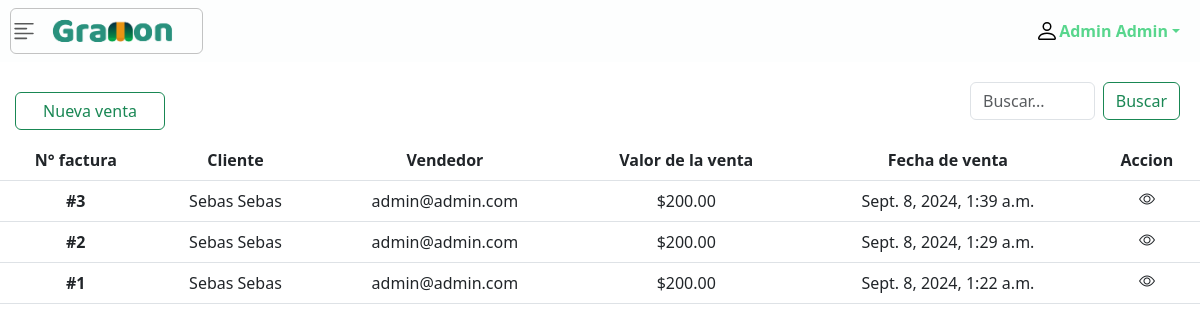
Before: /history_sales/ (signed in) with the older database file.
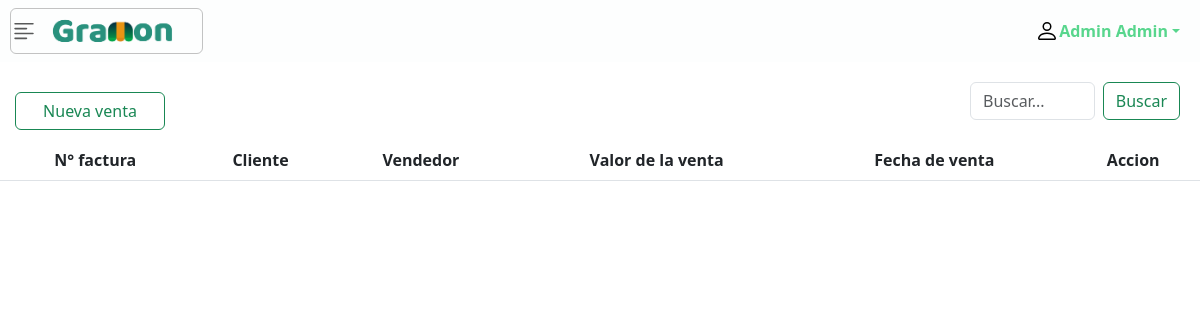
After: the same page with the newer database file.
### apps/adminusers_app/models.py (models this page shows, shortened)
class User(AbstractUser):
    GENDER_CHOICES = (
        ('Masculino', 'Masculino'),
        ('Femenino', 'Femenino')
    )
    gender = models.CharField(max_length=10, blank=True, choices=GENDER_CHOICES)
    email = models.EmailField(("email address"), unique=True)
    REQUIRED_FIELDS = ['first_name', 'last_name', 'email','is_superuser']
    full_name = models.CharField(max_length=100, default="", editable=False)
    objects = USerManager()
    def __str__(self):
        return self.email

### apps/sales_app/models.py (models this page shows, shortened)
class Sales(models.Model):
    user = models.ForeignKey(User, on_delete=models.CASCADE)
    client = models.ForeignKey(Customer, on_delete=models.CASCADE)
    products = models.ManyToManyField(Products,through='SaleProduct')
    created_at = models.DateTimeField(auto_now_add=True)
    valor_final = models.DecimalField(max_digits=99, decimal_places=2)
    pay = models.DecimalField(max_digits=99, decimal_places=0)
    change = models.DecimalField(max_digits=99, decimal_places=0,default=0)

### apps/customers_app/models.py (models this page shows, shortened)
class Customer(models.Model):
    id = models.PositiveIntegerField(primary_key=True)
    name = models.CharField(max_length=50)
    last_name = models.CharField(max_length=50)
    email = models.EmailField(max_length=254,blank=True)
    adress = models.CharField(max_length=50, blank=True)
    number = models.IntegerField()
    full_name = models.CharField(max_length=100, default="", editable=False)
    def __str__(self):
        return self.name +' '+self.last_name

### apps/sales_app/views.py (the view)
# urls.py: path('history_sales/',salesListView.as_view(), name='list_sale')
class salesListView(LoginRequiredMixin,ListView):
    model = Sales
    template_name = "sales/list_sale.html"
    context_object_name = 'history'
    ordering = ['-id']
    paginate_by = 15
    login_url = reverse_lazy('user_app:login')

### templates/sales/list_sale.html (shortened to what this page needs)
{% extends 'base.html' %}
{% load static %}
{% block head %}
    <link rel="stylesheet" href="{% static 'css/sales_css/list_sale.css' %}">
{% endblock head %}
{% block content %}
    <div class="d-flex justify-content-between align-items-center" style="width: 100%;">
        <a style="width: 150px; text-align: center; margin-top: 20px; margin-left: 15px;" class="btn btn-outline-success" role="button" href="{% url 'new_sale' %}">
            Nueva venta
        </a>
        <div class="d-flex" style="padding: 20px 20px; width: 250px;">
            <input class="form-control me-2" type="search" placeholder="Buscar..." aria-label="Search" name="search_sale" id="search_sale">
            <button class="btn btn-outline-success" id="botom_search_sale">Buscar</button>
        </div>
    </div>
    <div class="table-responsive">
        <table class="table table-hover" style="text-align: center;">
            <thead>
                <tr>
                    <th scope="col">N° factura</th>
                    <th scope="col">Cliente</th>
                    <th scope="col">Vendedor</th>
                    <th scope="col">Valor de la venta</th>
                    <th scope="col">Fecha de venta</th>
                    <th scope="colgroup">Accion</th>
                </tr>
            </thead>
            <tbody class="showResults">
                {% for venta in history%}
                <tr>
                    <th scope="row">#{{venta.id}}</th>
                    <td>{{venta.client}}</td>
                    <td>{{venta.user}}</td>
                    <td>${{venta.valor_final}}</td>
                    <td>{{venta.created_at}}</td>
                    <td style="text-align: center;">
                        <i class="bi bi-eye visualizer" data-id="{{venta.id}}"></i>
                    </td>
                </tr>
                {% endfor %}
            </tbody>
        </table>
    </div>
{% endblock content %}

### templates/base.html (shortened to what this page needs)
{% load static %}
<!DOCTYPE html>
<html lang="es">
<head>
    <link href='https://unpkg.com/boxicons@2.1.4/css/boxicons.min.css' rel='stylesheet'>
    <link href="{% static 'css/includes/bootstrap.min.css' %}" rel="stylesheet">
    <link rel="stylesheet" href="https://cdn.jsdelivr.net/npm/bootstrap-icons@1.10.5/font/bootstrap-icons.css">
    <link rel="stylesheet" href="{% static 'css/includes/pantalla_de_carga.css' %}">
    <link rel="stylesheet" href="{% static 'css/includes/nav_style.css' %}">
    <link rel="stylesheet" href="{% static 'css/products/add_product.css' %}">
     <link rel="stylesheet" href="{% static 'css/box_css/box.css' %}">
    <link rel="stylesheet" href="{% static 'css/base.css' %}">
    <link rel="stylesheet" href=" https://www.w3.org/2000/svg">
    {% block head %}{% endblock %}
</head>
<body class="content">
  {% include 'includes/nav.html' %}
  <div id="contentContainer" style="display: none;">
    {% block content %}
    {% endblock content %}
  </div>
</body>
</html>

### templates/includes/nav.html (shortened to what this page needs)
{% load static %}
<nav class="navbar sticky-top container-fluid" id="nav_principal">
    <button class="navbar-toggler icon_principal" data-bs-toggle="offcanvas" data-bs-target="#dropdown_menu" aria-controls="dropdown_menu">
        <img src="{% static 'img/icon-gramon.png' %}" alt="GraMon" id="icon-gramon">
    </button>
    <div class="dropdown" id="icon-user">
        <a href="#" class="d-flex align-items-center text-decoration-none dropdown-toggle title_name"
            data-bs-toggle="dropdown" aria-expanded="false">
            <img src="{% static 'img/icons/person.svg' %}" alt="User" width="24" height="24">
            <strong>{{ request.user.first_name }} {{ request.user.last_name }}</strong>
        </a>
    </div>
</nav>

### templates/includes/pantalla_de_carga.html (shortened to what this page needs)
{% load static %}

### static/css/includes/nav_style.css (style rules this page uses)
#nav_principal { background-color:#FDFEFE; }
.navbar-toggler.icon_principal { background-color: transparent; padding: 0; outline: none; }
#icon-gramon { width: 180px; margin-left: -20px; }
#icon-user { margin-right: 20px; }
.title_name { color: #58D68D; }
.navbar-toggler { border: none; padding: 0; background: none; }
.icon_principal { border: 1px solid rgba(136, 136, 136, 0.5); padding-left: 5px; margin-left: 10px; }

### static/css/base.css (style rules this page uses)
html, body { margin: 0; padding: 0; height: 100%; }
.content { min-height: 100vh; display: flex; flex-direction: column; }

Changed rows visible on the page:
removed Sales: id "3", client "Sebas Sebas", user "admin@admin.com", valor_final "200.00", created_at "Sept. 8, 2024, 1:39 a.m."
removed Sales: id "2", client "Sebas Sebas", user "admin@admin.com", valor_final "200.00", created_at "Sept. 8, 2024, 1:29 a.m."
removed Sales: id "1", client "Sebas Sebas", user "admin@admin.com", valor_final "200.00", created_at "Sept. 8, 2024, 1:22 a.m."
